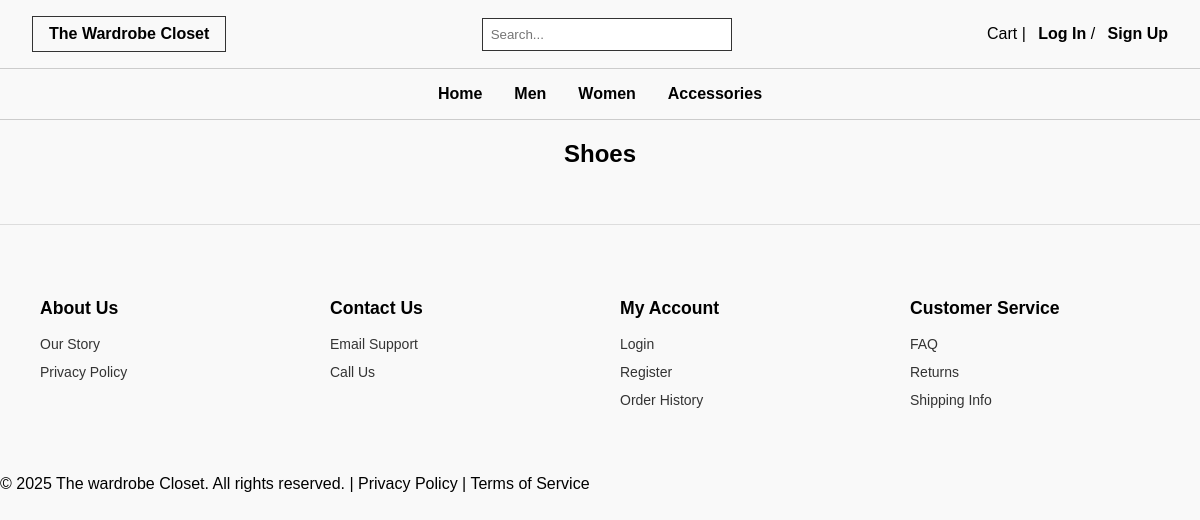
Before: /women/shoes with the older database file.
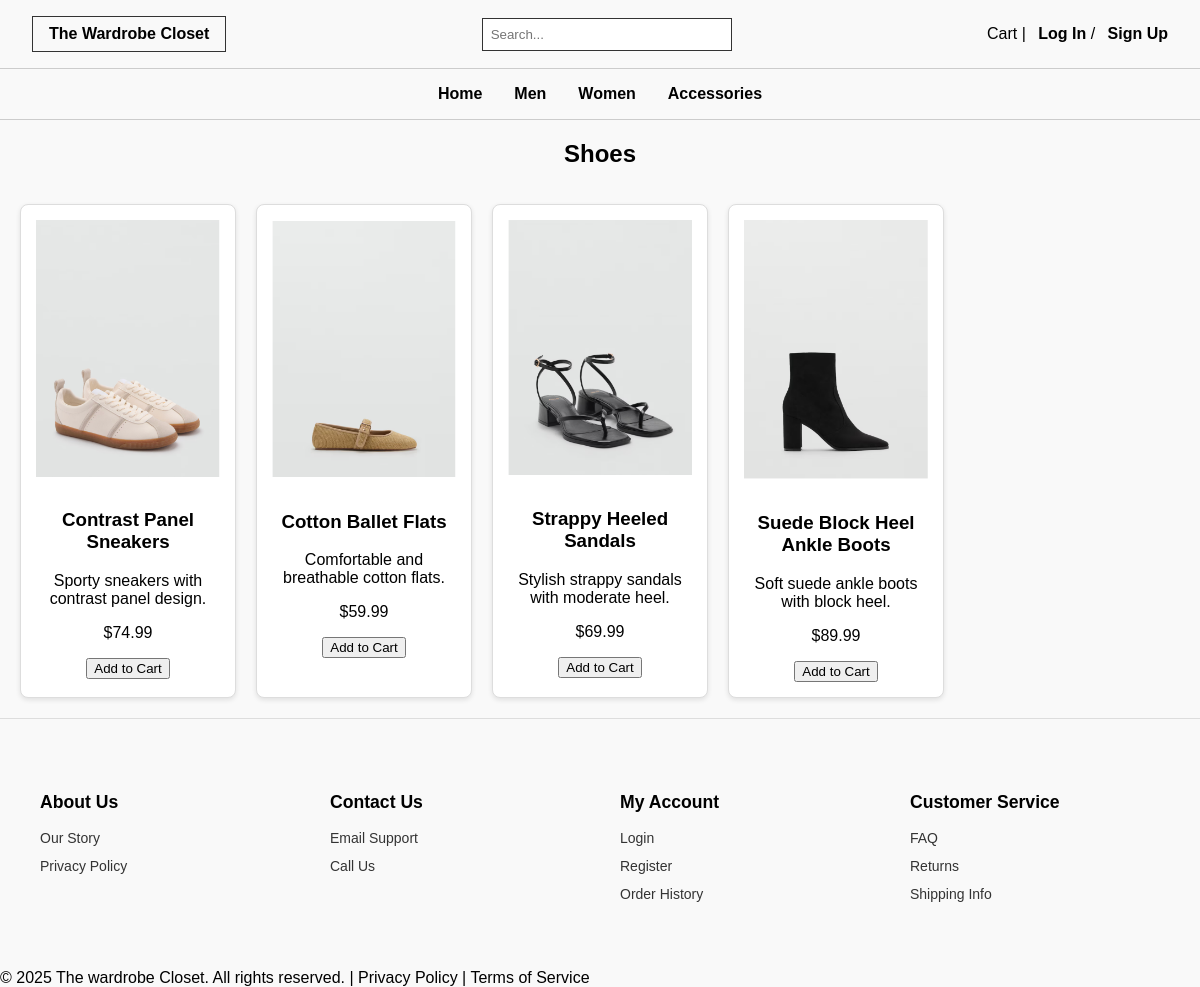
After: the same page with the newer database file.
### app/models.py (models this page shows)
class Product(db.Model):
    id = db.Column(db.Integer, primary_key=True)
    name = db.Column(db.String(120), nullable=False)
    description = db.Column(db.Text)
    price = db.Column(db.Float, nullable=False)
    stock = db.Column(db.Integer, default=0)
    image_url = db.Column(db.String(255))
    size = db.Column(db.String(20))
    color = db.Column(db.String(30))
    category_id = db.Column(db.Integer, db.ForeignKey('category.id'))
    category = db.relationship('Category', backref='products')
    subcategory = db.Column(db.String(100))

### app/routes.py (the view)
@bp.route('/women/shoes')
def women_shoes():
    women_category = Category.query.filter_by(name='Women').first()
    products = Product.query.filter_by(category_id=women_category.id, subcategory='shoes').all()
    return render_template('women/shoes.html', products=products)

### app/templates/women/shoes.html (shortened to what this page needs)
{% extends "base.html" %}
{% block content %}
<h2 class="section-title">Shoes</h2>
<div class="product-grid">
  {% for product in products %}
  <div class="product-card">
    <img src="{{ url_for('static', filename=product.image_url) }}" alt="{{ product.name }}">
    <h3>{{ product.name }}</h3>
    <p>{{ product.description }}</p>
    <p class="price">${{ "%.2f"|format(product.price) }}</p>
    <button>Add to Cart</button>
  </div>
  {% endfor %}
</div>
{% endblock %}

Changed rows visible on the page:
added Product: image_url (picture), name "Contrast Panel Sneakers", description "Sporty sneakers with contrast panel design.", price "74.99"
added Product: image_url (picture), name "Cotton Ballet Flats", description "Comfortable and breathable cotton flats.", price "59.99"
added Product: image_url (picture), name "Strappy Heeled Sandals", description "Stylish strappy sandals with moderate heel.", price "69.99"
added Product: image_url (picture), name "Suede Block Heel Ankle Boots", description "Soft suede ankle boots with block heel.", price "89.99"
